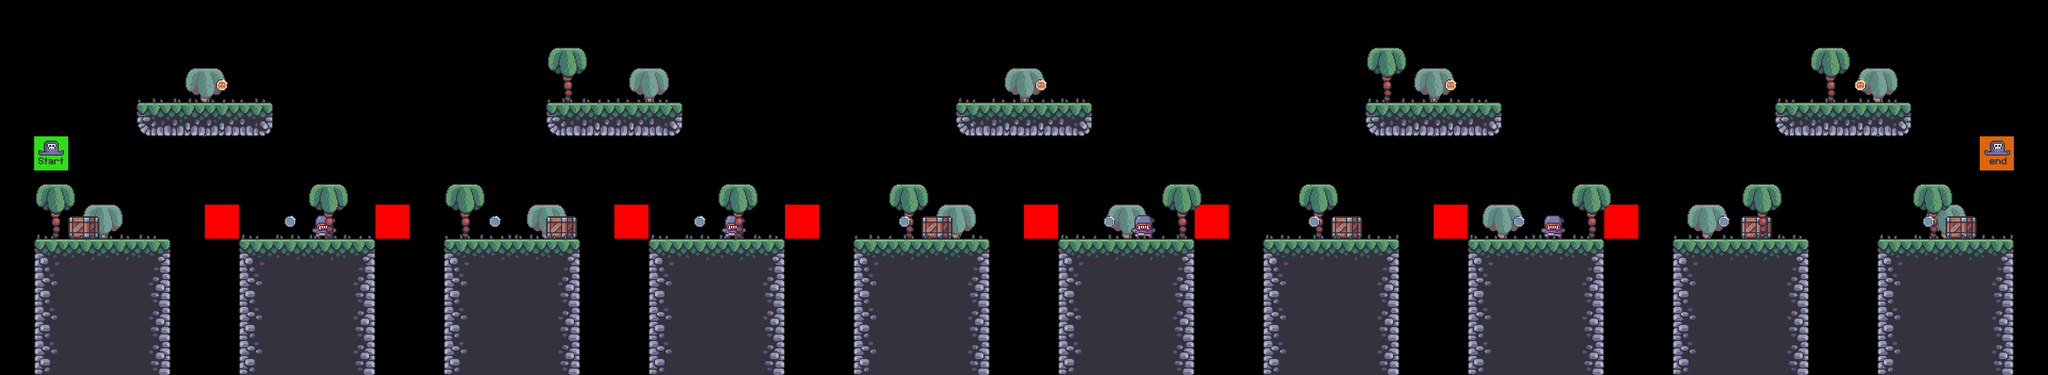

This game map was drawn from its Tiled (.tmx) file and the tilesets committed beside it. A one-line description and the trimmed map source follow:
An orthogonal 60x11 tile map with 64x64 px tiles, 9 tile layers (bg_palms, terrain, crates, grass, ...), 7 tilesets.

<map version="1.8" tiledversion="1.8.2" orientation="orthogonal" renderorder="right-down" width="60" height="11" tilewidth="64" tileheight="64" infinite="0" nextlayerid="10" nextobjectid="1">
 <editorsettings>
  <export target="../1/level_1.csv" format="csv" />
 </editorsettings>
 <tileset firstgid="1" source="../../../GM_6/level/tilesets/terrain_tiles.tsx" />
 <tileset firstgid="17" source="../../../GM_6/level/tilesets/coin_tiles.tsx" />
 <tileset firstgid="19" source="../../../GM_6/level/tilesets/grass_tiles.tsx" />
 <tileset firstgid="24" source="../../../GM_6/level/tilesets/palms.tsx" />
 <tileset firstgid="27" source="../../../GM_6/level/tilesets/crate.tsx" />
 <tileset firstgid="28" source="../../../GM_6/level/tilesets/player_tiles.tsx" />
 <tileset firstgid="30" source="../../../GM_6/level/tilesets/enemy_tile.tsx" />
 <layer id="5" name="bg_palms" width="60" height="11">
  <data>[660 cells, 12 non-empty, 1 distinct tile ids]</data>
 </layer>
 <layer id="1" name="terrain" width="60" height="11">
  <data>[660 cells, 180 non-empty, 9 distinct tile ids]</data>
 </layer>
 <layer id="6" name="crates" width="60" height="11">
  <data>[660 cells, 6 non-empty, 1 distinct tile ids]</data>
 </layer>
 <layer id="3" name="grass" width="60" height="11">
  <data>[660 cells, 60 non-empty, 5 distinct tile ids]</data>
 </layer>
 <layer id="8" name="enemies" width="60" height="11">
  <data>[660 cells, 4 non-empty, 1 distinct tile ids]</data>
 </layer>
 <layer id="9" name="constraints" width="60" height="11">
  <data>[660 cells, 8 non-empty, 1 distinct tile ids]</data>
 </layer>
 <layer id="4" name="fg_palms" width="60" height="11">
  <data>[660 cells, 13 non-empty, 1 distinct tile ids]</data>
 </layer>
 <layer id="2" name="coins" width="60" height="11">
  <data>[660 cells, 13 non-empty, 2 distinct tile ids]</data>
 </layer>
 <layer id="7" name="player" width="60" height="11" opacity="0.95">
  <data>[660 cells, 2 non-empty, 2 distinct tile ids]</data>
 </layer>
</map>
